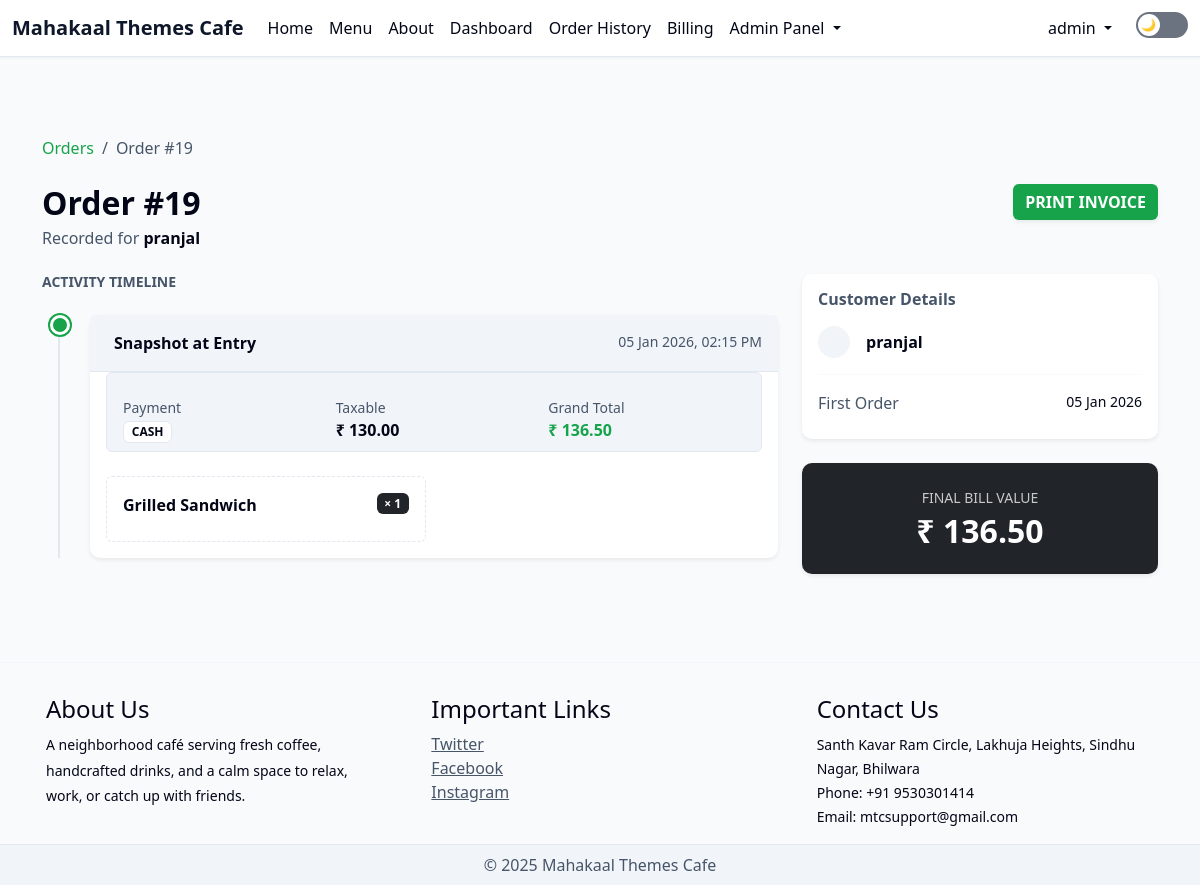
/orders/history/19/ (signed in), run on the app's committed database.
### orders/models.py (models this page shows, shortened)
class Order(models.Model):
    bill = models.OneToOneField(
        "billing.Bill",
        on_delete=models.CASCADE,
        related_name="order",
        null=True,
        blank=True,
    )
    customer_name = models.CharField(max_length=255)
    created_at = models.DateTimeField(auto_now_add=True)
    class Status(models.TextChoices):
        NEW = "NEW", "New"
        IN_PROGRESS = "IN_PROGRESS", "In Progress"
        SERVED = "SERVED", "Served"
    status = models.CharField(
        max_length=20,
        choices=Status.choices,
        default=Status.NEW,
    )

class OrderHistory(models.Model):
    order = models.ForeignKey(
        Order,
        on_delete=models.CASCADE,
        related_name="history"
    )
    bill_number = models.CharField(
        max_length=30,
        default="UNKNOWN"
    )
    customer_name = models.CharField(
        max_length=100,
        default="UNKNOWN"
    )
    customer_phone = models.CharField(
        max_length=15,
        default="NA"
    )
    PAYMENT_MODES = (
        ("CASH", "Cash"),
        ("UPI", "UPI"),
    )
    payment_mode = models.CharField(
        max_length=20,
        choices=PAYMENT_MODES,
        default="CASH",
    )
    cash_received = models.DecimalField(
        max_digits=10,
        decimal_places=2,
        default=Decimal("0.00"),
        null=True,
        blank=True,
    )
    change_returned = models.DecimalField(
        max_digits=10,
        decimal_places=2,
        default=Decimal("0.00"),
        null=True,
        blank=True,
    )
    subtotal = models.DecimalField(
        max_digits=12,
        decimal_places=2,
        default=Decimal("0.00")
    )
    discount = models.DecimalField(
        max_digits=12,
        decimal_places=2,
        default=Decimal("0.00")
    )
    gst = models.DecimalField(
        max_digits=12,
        decimal_places=2,
        default=Decimal("0.00")
    )
    total_amount = models.DecimalField(
        max_digits=12,
        decimal_places=2,
        default=Decimal("0.00")
    )
    items_snapshot = models.JSONField(
        default=list
    )
    bill_pdf_path = models.CharField(
        max_length=255,
        blank=True,
        default=""
    )
    created_at = models.DateTimeField(
        default=timezone.now
    )
    class Meta:
        ordering = ["-created_at"]
        verbose_name = "Order History"
        verbose_name_plural = "Order History"

### billing/models.py (models this page shows, shortened)
class Bill(models.Model):
    class PaymentMode(models.TextChoices):
        CASH = "CASH", "Cash"
        UPI = "UPI", "UPI"
    bill_number = models.CharField(max_length=20, unique=True, editable=False)
    customer_name = models.CharField(max_length=100)
    customer_phone = models.CharField(max_length=15)
    payment_mode = models.CharField(
        max_length=10,
        choices=PaymentMode.choices,
        default=PaymentMode.UPI,
    )
    cash_received = models.DecimalField(
        max_digits=10,
        decimal_places=2,
        null=True,
        blank=True,
    )
    change_returned = models.DecimalField(
        max_digits=10,
        decimal_places=2,
        null=True,
        blank=True,
    )
    discount_amount = models.DecimalField(
        max_digits=10, decimal_places=2, default=0
    )
    discount_percent = models.DecimalField(
        max_digits=5, decimal_places=2, default=0
    )
    gst_percentage = models.DecimalField(
        max_digits=5, decimal_places=2
    )
    bill_pdf_path = models.CharField(max_length=255, blank=True, default="")
    created_at = models.DateTimeField(auto_now_add=True)
    def subtotal(self):
        return sum(item.line_total() for item in self.items.all())
    def gst_amount(self):
        taxable_amount = self.subtotal() - self.discount_amount
        if taxable_amount < 0:
            taxable_amount = Decimal("0.00")
        return taxable_amount * (self.gst_percentage / Decimal("100"))
    def total_amount(self):
        return self.subtotal() - self.discount_amount + self.gst_amount()

class BillItem(models.Model):
    SIZE_CHOICES = (
            ("S", "Small"),
            ("M", "Medium"),
            ("L", "Large"),
        )
    bill = models.ForeignKey(
        Bill,
        related_name="items",
        on_delete=models.CASCADE
    )
    item = models.ForeignKey(
        Item,
        on_delete=models.PROTECT
    )
    size = models.CharField(
        max_length=1,
        choices=SIZE_CHOICES,
        default="M"
    )
    price = models.DecimalField(
        max_digits=8, decimal_places=2
    )
    quantity = models.PositiveIntegerField()
    def line_total(self):
        return self.price * self.quantity

### orders/views.py (the view)
# urls.py: path("history/<int:order_id>/", order_history_view, name="order_history"),
@staff_required
def order_history_view(request, order_id):
    order = get_object_or_404(
        Order.objects.select_related("bill"),
        id=order_id
    )
    history = OrderHistory.objects.filter(order=order).order_by("-created_at")
    for h in history:
        if isinstance(h.items_snapshot, dict):
            h.items_snapshot = list(h.items_snapshot.values())
    return render(
        request,
        "orders/order_history.html",
        {
            "order": order,
            "history": history,
        },
    )

### templates/orders/order_history.html (shortened to what this page needs)
{% extends "base.html" %}
{% block body %}
<div class="container py-5">
  <nav aria-label="breadcrumb" class="mb-4">
    <ol class="breadcrumb">
      <li class="breadcrumb-item"><a href="{% url 'orders:order_history_list' %}" class="text-decoration-none" style="color: var(--accent);">Orders</a></li>
      <li class="breadcrumb-item active" style="color: var(--text-muted);">Order #{{ order.id }}</li>
    </ol>
  </nav>
  <div class="d-flex justify-content-between align-items-start mb-4">
    <div>
      <h2 class="fw-bold mb-1" style="color: var(--text-main);">Order #{{ order.id }}</h2>
      <p class="mb-0" style="color: var(--text-muted);">Recorded for <strong style="color: var(--text-main);">{{ order.customer_name }}</strong></p>
    </div>
    <div class="d-flex gap-2">
      {% if order.bill %}
        <a href="{% url 'billing:bill_pdf' order.bill.id %}" target="_blank" class="btn btn-accent fw-bold shadow-sm">
           PRINT INVOICE
        </a>
      {% endif %}
    </div>
  </div>
  <div class="row g-4">
    <div class="col-lg-8">
      <h5 class="fw-bold mb-4 text-uppercase small" style="color: var(--text-muted);">Activity Timeline</h5>
      <div class="timeline-stepper">
        {% for h in history %}
        <div class="timeline-item">
          <span class="timeline-dot"></span>
          <div class="card shadow-sm border-0" style="background: var(--bg-card);">
            <div class="card-header snapshot-card-header py-3 d-flex justify-content-between">
              <span class="fw-bold">Snapshot at Entry</span>
              <span class="small" style="color: var(--text-muted);">{{ h.created_at|date:"d M Y, h:i A" }}</span>
            </div>
            <div class="card-body">
              <div class="row g-3 mb-4 summary-strip rounded p-2 mx-0">
              <div class="col-4">
                <small class="d-block" style="color: var(--text-muted);">Payment</small>
                <span class="badge"
                      style="background: var(--bg-card); color: var(--text-main); border: 1px solid var(--border-soft);">
                  {{ order.bill.payment_mode|default:"—" }}
                </span>
              </div>
              <div class="col-4">
                <small class="d-block" style="color: var(--text-muted);">Taxable</small>
                <span class="fw-bold" style="color: var(--text-main);">
                  ₹ {{ order.bill.subtotal|floatformat:2 }}
                </span>
              </div>
              <div class="col-4">
                <small class="d-block" style="color: var(--text-muted);">Grand Total</small>
                <span class="fw-bold" style="color: var(--accent);">
                  ₹ {{ order.bill.total_amount|floatformat:2 }}
                </span>
              </div>
            </div>
              <div class="row g-3">
                {% for item in h.items_snapshot %}
                <div class="col-md-6">
                  <div class="p-3 rounded item-card h-100">
                    <div class="d-flex justify-content-between align-items-start">
                      <span class="fw-bold">{{ item.item_name }}</span>
                      <span class="badge bg-dark text-white">× {{ item.quantity }}</span>
                    </div>
                  </div>
                </div>
                {% endfor %}
              </div>
            </div>
          </div>
        </div>
        {% empty %}
        <div class="text-center py-5">
          <i class="bi bi-hourglass-split h1 opacity-25" style="color: var(--text-muted);"></i>
          <p style="color: var(--text-muted);">No timeline data available for this order.</p>
        </div>
        {% endfor %}
      </div>
    </div>
    <div class="col-lg-4">
      <div class="card shadow-sm border-0 mb-4" style="background: var(--bg-card);">
        <div class="card-body">
          <h6 class="fw-bold mb-3" style="color: var(--text-muted);">Customer Details</h6>
          <div class="d-flex align-items-center mb-3">
            <div class="rounded-circle p-3 me-3" style="background: var(--bg-soft); color: var(--accent);">
            </div>
            <div>
              <div class="fw-bold" style="color: var(--text-main);">{{ order.customer_name }}</div>
            </div>
          </div>
          <hr style="border-color: var(--border-soft);">
          <div class="d-flex justify-content-between mb-2">
            <span style="color: var(--text-muted);">First Order</span>
            <span class="small" style="color: var(--text-main);">{{ order.created_at|date:"d M Y" }}</span>
          </div>
        </div>
      </div>
      <div class="card shadow-sm border-0 bg-dark text-white">
        <div class="card-body p-4 text-center">
          <div class="small opacity-75 text-uppercase mb-1">Final Bill Value</div>
          <h2 class="fw-bold mb-0">
            ₹ {{ order.bill.total_amount|floatformat:2 }}
          </h2>
        </div>
      </div>
    </div>
  </div>
</div>
{% endblock %}

### templates/base.html (shortened to what this page needs)
<!doctype html>
<html lang="en">
<head>
  <link href="https://cdn.jsdelivr.net/npm/bootstrap@5.2.2/dist/css/bootstrap.min.css" rel="stylesheet">
  <link href="https://cdn.jsdelivr.net/npm/select2@4.1.0-rc.0/dist/css/select2.min.css" rel="stylesheet">
</head>
<body>
<nav class="navbar fixed-top navbar-expand-lg theme-navbar">
    <div class="container-fluid">
    <a class="navbar-brand" href="/">
      Mahakaal Themes Cafe
    </a>
    <div class="collapse navbar-collapse" id="navbarSupportedContent">
      <ul class="navbar-nav me-auto mb-2 mb-lg-0">
        <li class="nav-item">
          <a class="nav-link" href="/">Home</a>
        </li>
        <li class="nav-item">
          <a class="nav-link" href="/menu">Menu</a>
        </li>
        <li class="nav-item">
          <a class="nav-link" href="/about">About</a>
        </li>
        {% if user.is_superuser %}
        <li class="nav-item">
          <a class="nav-link" href="/dashboard">Dashboard</a>
        </li>
        {% endif %}
        {% if user.is_staff or user.is_superuser %}
        <li class="nav-item">
          <a class="nav-link" href="/orders/history">Order History</a>
        </li>
        {% endif %}
        {% if user.is_staff or user.is_superuser %}
        <li class="nav-item">
          <a class="nav-link"
             href="{% url 'billing:create_bill' %}">
            Billing
          </a>
          {% endif %}
        </li>
        {% if user.is_superuser %}
        <li class="nav-item dropdown">
          <a class="nav-link dropdown-toggle" href="#" data-bs-toggle="dropdown">
            Admin Panel
          </a>
        </li>
        {% endif %}
      </ul>
      <ul class="navbar-nav ms-auto align-items-center">
      {% if user.is_authenticated %}
        <li class="nav-item dropdown">
          <a class="nav-link dropdown-toggle" href="#" data-bs-toggle="dropdown">
            {{ user.username }}
          </a>
        </li>
      {% else %}
        <li class="nav-item">
          <a class="nav-link" href="{% url 'authentication:login' %}">
            Login
          </a>
        </li>
      {% endif %}
    </ul>
      <div class="theme-switch ms-3">
        <label for="themeToggle"></label>
      </div>
    </div>
  </div>
</nav>
<div class="page-wrapper">
  <main class="page-content">
    <div class="container-fluid pt-4" style="margin-top:64px;">
      {% block body %}{% endblock body %}
    </div>
  </main>
<footer style="background:var(--bg-main); color:var(--text-main);">
  <hr style="border-color: var(--border-soft);">
  <div class="container p-3">
    <div class="row gx-5 align-items-start">
      <div class="col-12 col-md-4 mb-4 mb-md-0">
        <h4>About Us</h4>
        <p class="footer-about mb-0">
          <small>
            A neighborhood café serving fresh coffee, handcrafted drinks,
            and a calm space to relax, work, or catch up with friends.
          </small>
        </p>
      </div>
      <div class="col-12 col-md-4 mb-4 mb-md-0">
        <h4>Important Links</h4>
        <ul class="list-unstyled mb-0">
          <li><a href="#" class="footer-link">Twitter</a></li>
          <li><a href="#" class="footer-link">Facebook</a></li>
          <li><a href="#" class="footer-link">Instagram</a></li>
        </ul>
      </div>
      <div class="col-12 col-md-4">
        <h4>Contact Us</h4>
        <address class="mb-0">
          <small>
            Santh Kavar Ram Circle, Lakhuja Heights, Sindhu Nagar, Bhilwara
          </small><br>
          <small>Phone: +91 9530301414</small><br>
          <small>Email: mtcsupport@gmail.com</small>
        </address>
      </div>
    </div>
  </div>
</footer>
</div>
<div class="text-center p-2 footer-bottom">
  © 2025 Mahakaal Themes Cafe
</div>
</body>
</html>

### data on the page
Order: id "19", customer_name "pranjal", bill.payment_mode "CASH", bill.subtotal "130.00", bill.total_amount "136.50", created_at "05 Jan 2026"
OrderHistory: created_at "05 Jan 2026, 02:15 PM", item_name "Grilled Sandwich", quantity "1"

### other printed values
{{ user.username }} "admin"
